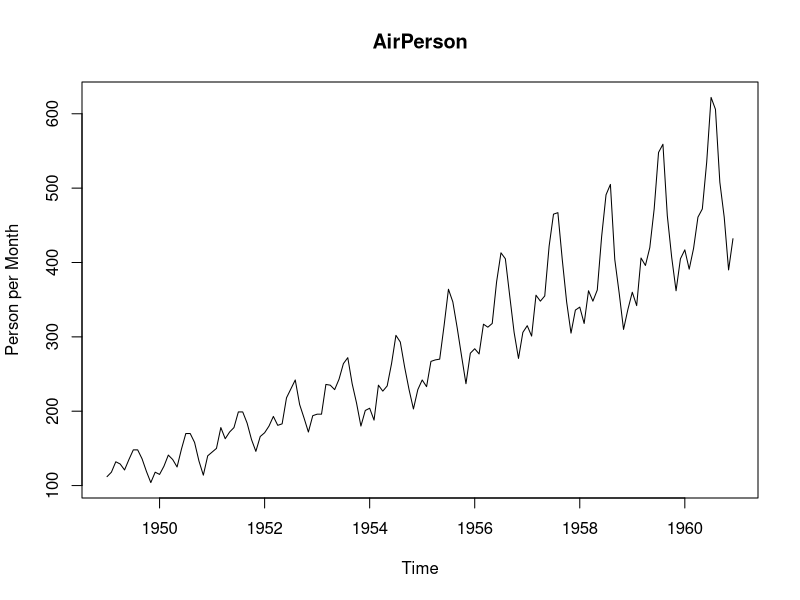
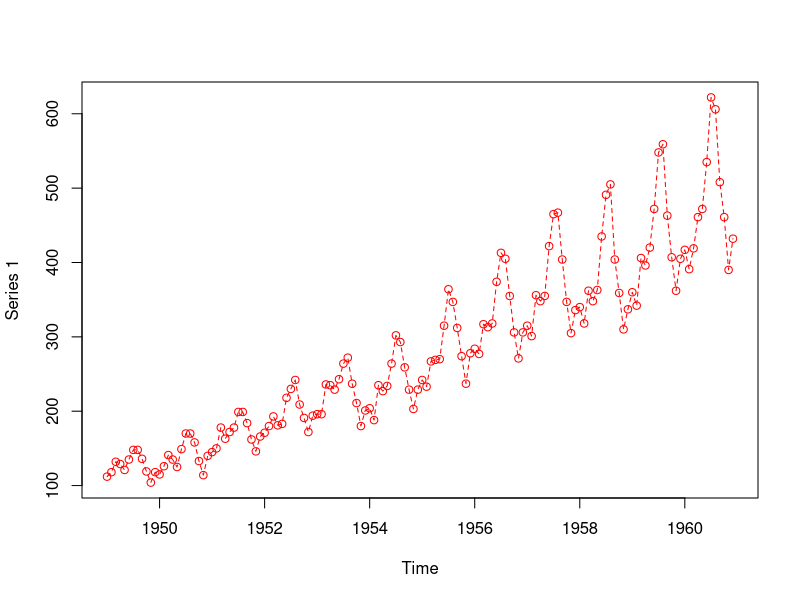
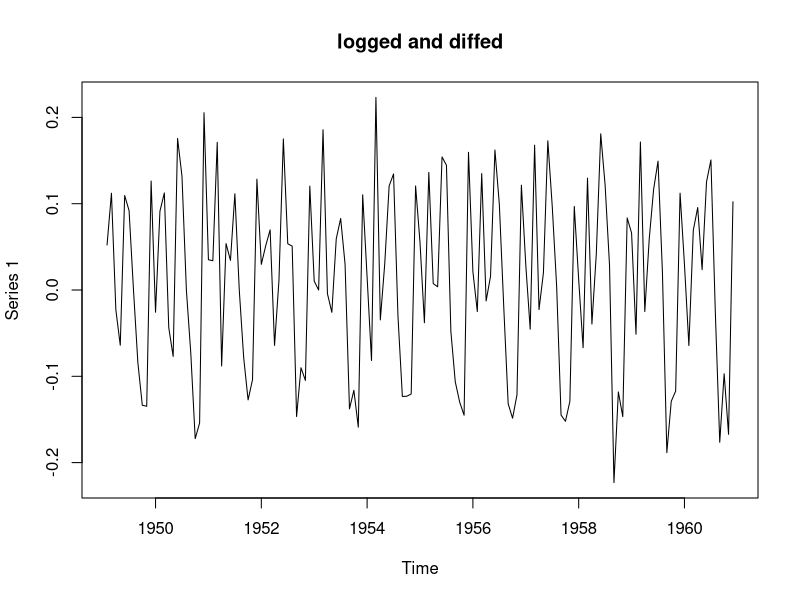
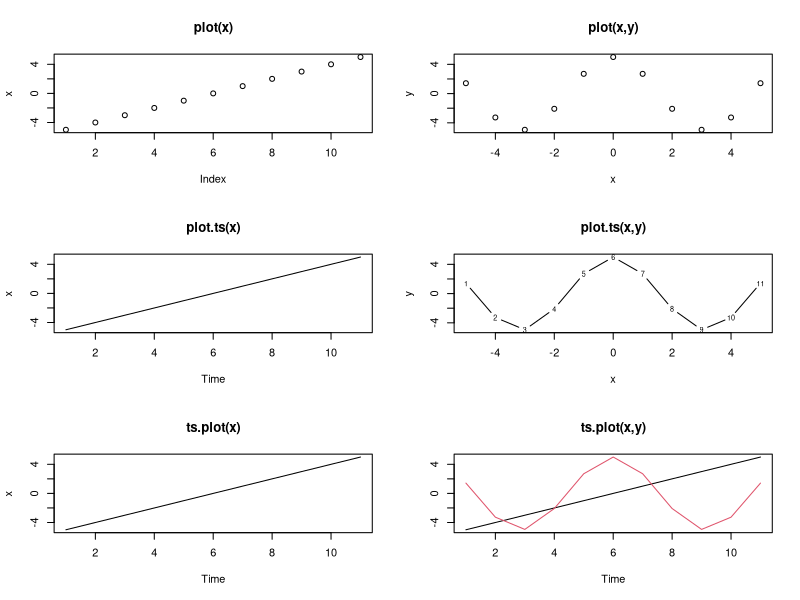

Write the R code that produced these figures, in order. (Note: this script raises an error after producing the figures.)
#read data
jj=AirPassengers
objects()
jj[1]
head(jj)
jj[1:4]
jj[-(1:80)]
length(jj)
dim(jj)
nrow(jj)
ncol(jj)
jj = as.matrix(jj)
dim(jj)
nrow(jj)
ncol(jj)
library(zoo)
jj = ts(jj, start = 1949, frequency = 12)
AP = ts(AirPassengers, start = 1949, frequency = 12)
objects()
time(jj)
plot(jj, ylab = "Person per Month", main = "AirPerson")
library(ggplot2)
search()
plot(jj, type = 'o', col = "red", lty = "dashed")
plot(diff(log(jj)), main = "logged and diffed")

x = -5:5
y = 5 * cos(x)
par(mfrow = c(3, 2))

plot(x, main = "plot(x)")
plot(x, y, main = "plot(x,y)")

plot.ts(x, main = "plot.ts(x)")
plot.ts(x, y, main = "plot.ts(x,y)")

ts.plot(x, main = "ts.plot(x)")
ts.plot(ts(x), ts(y), col = 1:2, main = "ts.plot(x,y)")

a=rep(0,5)
a <- a[2 * 1:5]
mode(a)
length(a)
a
a[1]
length(a) = 1

dim(a)
attr(a,"dim")=c(1,5)

dim(a)
attributes(a)

sx = state.abb
sx
dim(sx)
statef = factor(sx)
statef

incomes <- c(60, 49, 40, 61, 64, 60, 59, 54, 62, 69, 70, 42, 56,
61, 61, 61, 58, 51, 48, 65, 49, 49, 41, 48, 52, 46,
59, 46, 58, 43)
incomes
objects()
rm(x, y)

incmeans = tapply(incomes, statef, mean)
length(incomes)